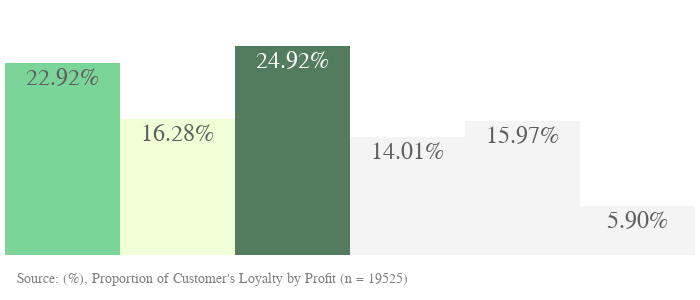

The cell this chart's notebook holds for it:
### Markdown cell above
## Age at first purchasing

### Code cell
#Customers by loyalty rate

colors = ['#f3f3f3',] * 6
colors[0] ='#65cd87'
colors[1] = '#edffcf'
colors[2] = '#366442'

fig = go.Figure()
fig.add_trace(go.Histogram(
    x=new_data.customer_age,
    y=new_data.profit,
    name='Target', # name used in legend and hover labels
    xbins=dict( # bins used for histogram
        start=new_data.customer_age.min(),
        end=new_data.customer_age.max(),
        size=5
    ),
    marker_color=colors,
    opacity=0.85,
    histnorm='percent',
    texttemplate="%{y:.2f}%",
    textfont=dict(family = 'Arial Black',
                  size = 24)
))
fig.update_layout(width=700, 
                  height=300, 
                  margin=dict(l=5,r=5,b=45,t=35,pad=4), 
                  paper_bgcolor="white", 
                  plot_bgcolor='white')

fig.add_annotation(text="Source: (%), Proportion of Customer's Loyalty by Profit (n = 19525)",
                    showarrow=False,
                    font=dict(size=13.5, color='gray', family='Arial'),
                    x = .30,
                    xanchor = 'center',
                    xref = 'paper',
                    y = -.15,
                    yanchor = 'bottom',
                    yref = 'paper')

fig.update_xaxes(showticklabels=False, showgrid=False)
fig.update_traces(hovertemplate="Total: %{y:.2f}% \n Age: %{x}", 
                  selector=dict(type='histogram'))
fig.update_yaxes(showticklabels=False, showgrid=False) # hide all the xticks

### Figure 1 — Plotly figure (JSON) as saved in the notebook; plotly's stock layout.template omitted (floating-point values rounded to 4 significant figures; data arrays with more than 128 entries replaced by an {"elided": "..."} marker saying what was removed)
{"data": [{"histnorm": "percent", "hovertemplate": "Total: %{y:.2f}% \n Age: %{x}", "marker": {"color": ["#65cd87", "#edffcf", "#366442", "#f3f3f3", "#f3f3f3", "#f3f3f3"]}, "name": "Target", "opacity": 0.85, "textfont": {"family": "Arial Black", "size": 24}, "texttemplate": "%{y:.2f}%", "type": "histogram", "x": {"elided": "19496 float values"}, "xbins": {"end": 31.3, "size": 5, "start": 5.4}, "y": {"elided": "19496 float values"}}], "layout": {"annotations": [{"font": {"color": "gray", "family": "Arial", "size": 13.5}, "showarrow": false, "text": "Source: (%), Proportion of Customer's Loyalty by Profit (n = 19525)", "x": 0.3, "xanchor": "center", "xref": "paper", "y": -0.15, "yanchor": "bottom", "yref": "paper"}], "height": 300, "margin": {"b": 45, "l": 5, "pad": 4, "r": 5, "t": 35}, "paper_bgcolor": "white", "plot_bgcolor": "white", "width": 700, "xaxis": {"showgrid": false, "showticklabels": false}, "yaxis": {"showgrid": false, "showticklabels": false}}}
